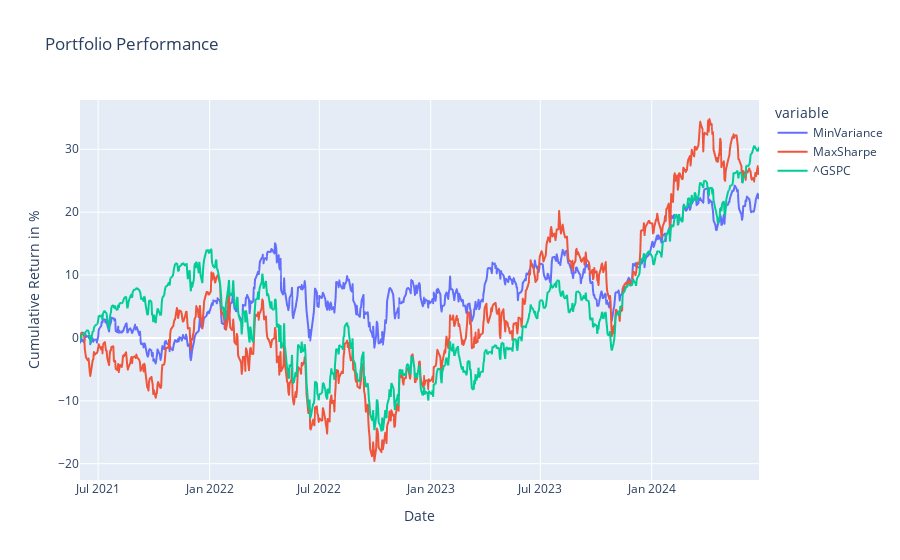

The notebook cell saved with this chart:
### Code cell
back = pd.DataFrame({"MinVariance":r1, "MaxSharpe":r2})
back = pd.concat([back, ref_index],  join = "outer", axis = 1)
back.drop(back.tail(1).index,inplace=True)
back.interpolate(method = "linear", inplace = True) #ajouter les valeurs manquantes avec l'interpolation linéaire.
#visualisation
fig = px.line(back, x = back.index, y = back.columns, title = "Portfolio Performance")
fig.update_xaxes(title_text='Date')
fig.update_yaxes(title_text='Cumulative Return in %')
fig.show()

### Figure 1 — Plotly figure (JSON) as saved in the notebook; plotly's stock layout.template omitted (floating-point values rounded to 4 significant figures; data arrays with more than 128 entries replaced by an {"elided": "..."} marker saying what was removed)
{"data": [{"hovertemplate": "variable=MinVariance<br>Date=%{x}<br>value=%{y}<extra></extra>", "legendgroup": "MinVariance", "line": {"color": "#636efa", "dash": "solid"}, "marker": {"symbol": "circle"}, "mode": "lines", "name": "MinVariance", "showlegend": true, "type": "scattergl", "x": {"elided": "773 str values"}, "xaxis": "x", "y": {"elided": "773 float values"}, "yaxis": "y"}, {"hovertemplate": "variable=MaxSharpe<br>Date=%{x}<br>value=%{y}<extra></extra>", "legendgroup": "MaxSharpe", "line": {"color": "#EF553B", "dash": "solid"}, "marker": {"symbol": "circle"}, "mode": "lines", "name": "MaxSharpe", "showlegend": true, "type": "scattergl", "x": {"elided": "773 str values"}, "xaxis": "x", "y": {"elided": "773 float values"}, "yaxis": "y"}, {"hovertemplate": "variable=^GSPC<br>Date=%{x}<br>value=%{y}<extra></extra>", "legendgroup": "^GSPC", "line": {"color": "#00cc96", "dash": "solid"}, "marker": {"symbol": "circle"}, "mode": "lines", "name": "^GSPC", "showlegend": true, "type": "scattergl", "x": {"elided": "773 str values"}, "xaxis": "x", "y": {"elided": "773 float values"}, "yaxis": "y"}], "layout": {"autosize": true, "legend": {"title": {"text": "variable"}, "tracegroupgap": 0}, "title": {"text": "Portfolio Performance"}, "xaxis": {"anchor": "y", "autorange": true, "domain": [0, 1], "range": ["2021-06-01", "2024-06-26"], "title": {"text": "Date"}, "type": "date"}, "yaxis": {"anchor": "x", "autorange": true, "domain": [0, 1], "range": [-22.6, 37.84], "title": {"text": "Cumulative Return in %"}, "type": "linear"}}}
